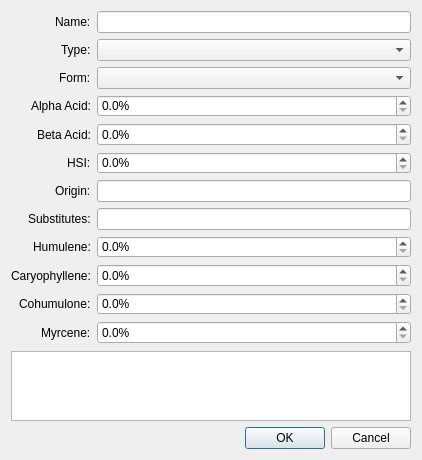
<?xml version="1.0" encoding="UTF-8"?>
<ui version="4.0">
 <class>DialogHop</class>
 <widget class="QDialog" name="DialogHop">
  <property name="geometry">
   <rect>
    <x>0</x>
    <y>0</y>
    <width>422</width>
    <height>460</height>
   </rect>
  </property>
  <property name="minimumSize">
   <size>
    <width>422</width>
    <height>432</height>
   </size>
  </property>
  <property name="maximumSize">
   <size>
    <width>16777215</width>
    <height>460</height>
   </size>
  </property>
  <property name="windowTitle">
   <string>Dialog</string>
  </property>
  <layout class="QVBoxLayout" name="verticalLayout">
   <item>
    <layout class="QFormLayout" name="formLayout">
     <property name="labelAlignment">
      <set>Qt::AlignRight|Qt::AlignTrailing|Qt::AlignVCenter</set>
     </property>
     <item row="0" column="0">
      <widget class="QLabel" name="lbl_name">
       <property name="text">
        <string>Name:</string>
       </property>
      </widget>
     </item>
     <item row="0" column="1">
      <widget class="QLineEdit" name="name"/>
     </item>
     <item row="1" column="0">
      <widget class="QLabel" name="lbl_type">
       <property name="text">
        <string>Type:</string>
       </property>
      </widget>
     </item>
     <item row="1" column="1">
      <widget class="QComboBox" name="type"/>
     </item>
     <item row="2" column="0">
      <widget class="QLabel" name="lbl_form">
       <property name="text">
        <string>Form:</string>
       </property>
      </widget>
     </item>
     <item row="2" column="1">
      <widget class="QComboBox" name="form"/>
     </item>
     <item row="3" column="0">
      <widget class="QLabel" name="lbl_alpha">
       <property name="text">
        <string>Alpha Acid:</string>
       </property>
      </widget>
     </item>
     <item row="3" column="1">
      <widget class="QDoubleSpinBox" name="alpha">
       <property name="toolTip">
        <string>Percentage yield compared to succrose.</string>
       </property>
       <property name="suffix">
        <string>%</string>
       </property>
       <property name="decimals">
        <number>1</number>
       </property>
      </widget>
     </item>
     <item row="4" column="0">
      <widget class="QLabel" name="lbl_beta">
       <property name="text">
        <string>Beta Acid:</string>
       </property>
      </widget>
     </item>
     <item row="4" column="1">
      <widget class="QDoubleSpinBox" name="beta">
       <property name="suffix">
        <string>%</string>
       </property>
       <property name="decimals">
        <number>1</number>
       </property>
      </widget>
     </item>
     <item row="5" column="0">
      <widget class="QLabel" name="lbl_hsi">
       <property name="toolTip">
        <string>Hop Storage Index</string>
       </property>
       <property name="text">
        <string>HSI:</string>
       </property>
      </widget>
     </item>
     <item row="5" column="1">
      <widget class="QDoubleSpinBox" name="hsi">
       <property name="toolTip">
        <string>The percentage of protein. Higher values may indicate a possibility of haze, or lautering issues.</string>
       </property>
       <property name="suffix">
        <string>%</string>
       </property>
       <property name="decimals">
        <number>1</number>
       </property>
      </widget>
     </item>
     <item row="6" column="0">
      <widget class="QLabel" name="lbl_origin">
       <property name="text">
        <string>Origin:</string>
       </property>
      </widget>
     </item>
     <item row="6" column="1">
      <widget class="QLineEdit" name="origin"/>
     </item>
     <item row="9" column="1">
      <widget class="QDoubleSpinBox" name="caryophyllene">
       <property name="toolTip">
        <string>The recommended maximum percentage to use in a grain bill.</string>
       </property>
       <property name="suffix">
        <string>%</string>
       </property>
       <property name="decimals">
        <number>1</number>
       </property>
      </widget>
     </item>
     <item row="10" column="1">
      <widget class="QDoubleSpinBox" name="cohumulone">
       <property name="toolTip">
        <string>The difference between fine and coarse grind, a difference more than 2 percent can indicate a protein or step mash may be desirable.</string>
       </property>
       <property name="suffix">
        <string>%</string>
       </property>
       <property name="decimals">
        <number>1</number>
       </property>
      </widget>
     </item>
     <item row="7" column="1">
      <widget class="QLineEdit" name="substitutes"/>
     </item>
     <item row="7" column="0">
      <widget class="QLabel" name="lbl_substitutes">
       <property name="text">
        <string>Substitutes:</string>
       </property>
      </widget>
     </item>
     <item row="8" column="0">
      <widget class="QLabel" name="lbl_humulene">
       <property name="text">
        <string>Humulene:</string>
       </property>
      </widget>
     </item>
     <item row="9" column="0">
      <widget class="QLabel" name="lbl_caryophyllene">
       <property name="text">
        <string>Caryophyllene:</string>
       </property>
      </widget>
     </item>
     <item row="10" column="0">
      <widget class="QLabel" name="lbl_cohumulone">
       <property name="text">
        <string>Cohumulone:</string>
       </property>
      </widget>
     </item>
     <item row="11" column="0">
      <widget class="QLabel" name="lbl_myrcene">
       <property name="text">
        <string>Myrcene:</string>
       </property>
      </widget>
     </item>
     <item row="11" column="1">
      <widget class="QDoubleSpinBox" name="myrcene">
       <property name="toolTip">
        <string>The difference between fine and coarse grind, a difference more than 2 percent can indicate a protein or step mash may be desirable.</string>
       </property>
       <property name="suffix">
        <string>%</string>
       </property>
       <property name="decimals">
        <number>1</number>
       </property>
      </widget>
     </item>
     <item row="8" column="1">
      <widget class="QDoubleSpinBox" name="humulene">
       <property name="toolTip">
        <string>The difference between fine and coarse grind, a difference more than 2 percent can indicate a protein or step mash may be desirable.</string>
       </property>
       <property name="suffix">
        <string>%</string>
       </property>
       <property name="decimals">
        <number>1</number>
       </property>
      </widget>
     </item>
    </layout>
   </item>
   <item>
    <widget class="QPlainTextEdit" name="notes">
     <property name="sizePolicy">
      <sizepolicy hsizetype="Expanding" vsizetype="Expanding">
       <horstretch>0</horstretch>
       <verstretch>1</verstretch>
      </sizepolicy>
     </property>
     <property name="maximumSize">
      <size>
       <width>16777215</width>
       <height>100</height>
      </size>
     </property>
    </widget>
   </item>
   <item>
    <widget class="QDialogButtonBox" name="buttonBox">
     <property name="orientation">
      <enum>Qt::Horizontal</enum>
     </property>
     <property name="standardButtons">
      <set>QDialogButtonBox::Cancel|QDialogButtonBox::Ok</set>
     </property>
    </widget>
   </item>
  </layout>
 </widget>
 <resources/>
 <connections>
  <connection>
   <sender>buttonBox</sender>
   <signal>accepted()</signal>
   <receiver>DialogHop</receiver>
   <slot>accept()</slot>
   <hints>
    <hint type="sourcelabel">
     <x>248</x>
     <y>254</y>
    </hint>
    <hint type="destinationlabel">
     <x>157</x>
     <y>274</y>
    </hint>
   </hints>
  </connection>
  <connection>
   <sender>buttonBox</sender>
   <signal>rejected()</signal>
   <receiver>DialogHop</receiver>
   <slot>reject()</slot>
   <hints>
    <hint type="sourcelabel">
     <x>316</x>
     <y>260</y>
    </hint>
    <hint type="destinationlabel">
     <x>286</x>
     <y>274</y>
    </hint>
   </hints>
  </connection>
 </connections>
</ui>
